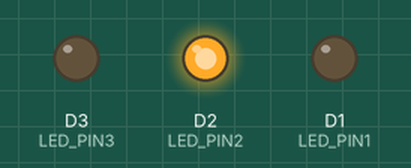
This sketch was run on a simulated ESP8266 (NodeMCU). Parts: output pins drawn as LEDs (lit = HIGH). Random numbers use the default seed unless the sketch sets one.

Above: at 0.1 s.
At 6.1 s:
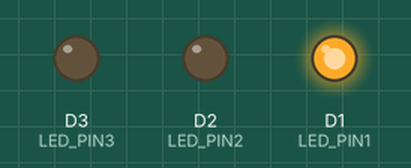
At 20.1 s:
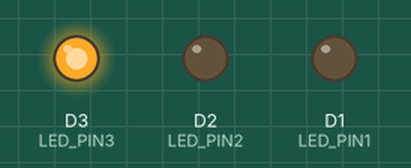
At 39.1 s:
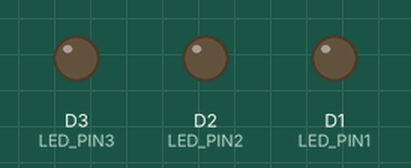
Timing chart, 0 to 40.0 s (numbered marks = the images above):
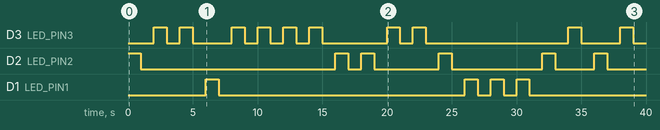

Measured:
- by itself, D3 (LED_PIN3): LOW → HIGH at 2.0 s, → LOW 1.0 s later, → HIGH 1.0 s later, → LOW 1.0 s later, … (20 changes in this stretch)
- by itself, D2 (LED_PIN2): LOW → HIGH at 0.00 s, → LOW 1.0 s later, → HIGH 15.0 s later, → LOW 1.0 s later, … (12 changes in this stretch)
- by itself, D1 (LED_PIN1): LOW → HIGH at 6.0 s, → LOW 1.0 s later, → HIGH 19.0 s later, → LOW 1.0 s later, … (8 changes in this stretch)

The sketch:

LED03.ino
```cpp
void setup() {
  #define LED_PIN1 D1
  #define LED_PIN2 D2
  #define LED_PIN3 D3

  // put your setup code here, to run once:
  pinMode(LED_PIN1, OUTPUT);
  pinMode(LED_PIN2, OUTPUT);
  pinMode(LED_PIN3, OUTPUT);
}

void loop() {
  // put your main code here, to run repeatedly:
  if(random(3)==0){
    digitalWrite(LED_PIN1, HIGH);
    delay(1000);
    digitalWrite(LED_PIN1, LOW);
    delay(1000);
  } else if(random(3)==1){
   digitalWrite(LED_PIN2, HIGH);
   delay(1000);
   digitalWrite(LED_PIN2, LOW);
   delay(1000);
  } else {
   digitalWrite(LED_PIN3, HIGH);
   delay(1000);
   digitalWrite(LED_PIN3, LOW);
   delay(1000);
  }


}
```
